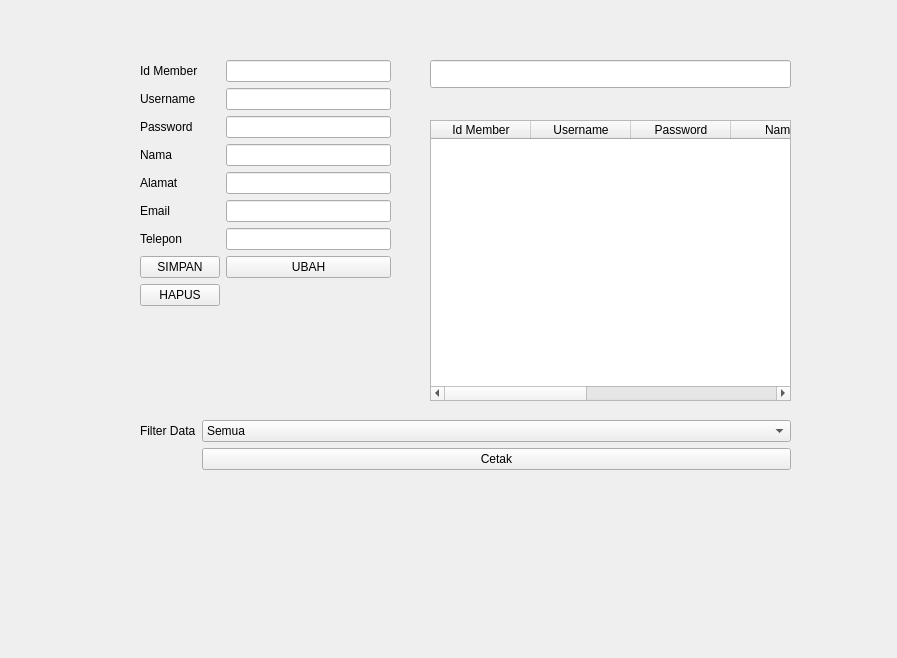
<?xml version="1.0" encoding="UTF-8"?>
<ui version="4.0">
 <class>Form</class>
 <widget class="QWidget" name="Form">
  <property name="geometry">
   <rect>
    <x>0</x>
    <y>0</y>
    <width>897</width>
    <height>658</height>
   </rect>
  </property>
  <property name="windowTitle">
   <string>Form</string>
  </property>
  <widget class="QWidget" name="formLayoutWidget">
   <property name="geometry">
    <rect>
     <x>140</x>
     <y>60</y>
     <width>251</width>
     <height>341</height>
    </rect>
   </property>
   <layout class="QFormLayout" name="formLayout">
    <item row="0" column="0">
     <widget class="QLabel" name="idMemberLabel">
      <property name="text">
       <string>Id Member</string>
      </property>
     </widget>
    </item>
    <item row="0" column="1">
     <widget class="QLineEdit" name="idMemberLineEdit"/>
    </item>
    <item row="1" column="0">
     <widget class="QLabel" name="usernameLabel">
      <property name="text">
       <string>Username</string>
      </property>
     </widget>
    </item>
    <item row="1" column="1">
     <widget class="QLineEdit" name="usernameLineEdit"/>
    </item>
    <item row="2" column="0">
     <widget class="QLabel" name="passwordLabel">
      <property name="text">
       <string>Password</string>
      </property>
     </widget>
    </item>
    <item row="2" column="1">
     <widget class="QLineEdit" name="passwordLineEdit"/>
    </item>
    <item row="7" column="0">
     <widget class="QPushButton" name="BtnSimpan">
      <property name="text">
       <string>SIMPAN</string>
      </property>
     </widget>
    </item>
    <item row="7" column="1">
     <widget class="QPushButton" name="BtnUbah">
      <property name="text">
       <string>UBAH</string>
      </property>
     </widget>
    </item>
    <item row="8" column="0">
     <widget class="QPushButton" name="BtnHapus">
      <property name="text">
       <string>HAPUS</string>
      </property>
     </widget>
    </item>
    <item row="3" column="0">
     <widget class="QLabel" name="namaLabel">
      <property name="text">
       <string>Nama</string>
      </property>
     </widget>
    </item>
    <item row="3" column="1">
     <widget class="QLineEdit" name="namaLineEdit"/>
    </item>
    <item row="4" column="0">
     <widget class="QLabel" name="alamatLabel">
      <property name="text">
       <string>Alamat</string>
      </property>
     </widget>
    </item>
    <item row="4" column="1">
     <widget class="QLineEdit" name="alamatLineEdit"/>
    </item>
    <item row="5" column="0">
     <widget class="QLabel" name="emailLabel">
      <property name="text">
       <string>Email</string>
      </property>
     </widget>
    </item>
    <item row="5" column="1">
     <widget class="QLineEdit" name="emailLineEdit"/>
    </item>
    <item row="6" column="0">
     <widget class="QLabel" name="teleponLabel">
      <property name="text">
       <string>Telepon</string>
      </property>
     </widget>
    </item>
    <item row="6" column="1">
     <widget class="QLineEdit" name="teleponLineEdit"/>
    </item>
   </layout>
  </widget>
  <widget class="QLineEdit" name="lineCari">
   <property name="geometry">
    <rect>
     <x>430</x>
     <y>60</y>
     <width>361</width>
     <height>28</height>
    </rect>
   </property>
  </widget>
  <widget class="QTableWidget" name="tblMember">
   <property name="geometry">
    <rect>
     <x>430</x>
     <y>120</y>
     <width>361</width>
     <height>281</height>
    </rect>
   </property>
   <column>
    <property name="text">
     <string>Id Member</string>
    </property>
   </column>
   <column>
    <property name="text">
     <string>Username</string>
    </property>
   </column>
   <column>
    <property name="text">
     <string>Password</string>
    </property>
   </column>
   <column>
    <property name="text">
     <string>Nama</string>
    </property>
   </column>
   <column>
    <property name="text">
     <string>Alamat</string>
    </property>
   </column>
   <column>
    <property name="text">
     <string>Email</string>
    </property>
   </column>
   <column>
    <property name="text">
     <string>Telepon</string>
    </property>
   </column>
  </widget>
  <widget class="QWidget" name="formLayoutWidget_2">
   <property name="geometry">
    <rect>
     <x>140</x>
     <y>420</y>
     <width>651</width>
     <height>111</height>
    </rect>
   </property>
   <layout class="QFormLayout" name="formLayout_2">
    <item row="0" column="0">
     <widget class="QLabel" name="filterDataLabel">
      <property name="text">
       <string>Filter Data</string>
      </property>
     </widget>
    </item>
    <item row="0" column="1">
     <widget class="QComboBox" name="comboFilter">
      <item>
       <property name="text">
        <string>Semua</string>
       </property>
      </item>
     </widget>
    </item>
    <item row="1" column="1">
     <widget class="QPushButton" name="btnCetak">
      <property name="text">
       <string>Cetak</string>
      </property>
     </widget>
    </item>
   </layout>
  </widget>
 </widget>
 <resources/>
 <connections/>
</ui>
